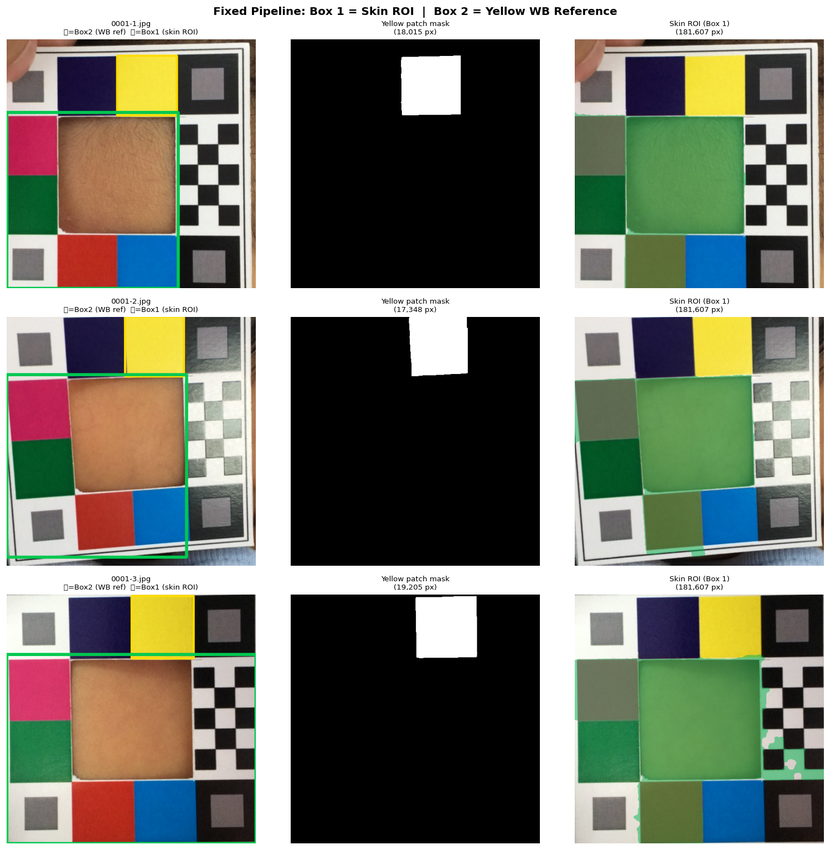
#> input picture Jaundice_All_files/development/diagnostic_v2_visualization.png, 830 x 850 px, shrunk from 1499 x 1534 before the run; its folder holds only this picture in this run
$ python -i extract_skin_regions.py   (imports and definitions only)
#> lines starting #> are read from the running program, lines starting #| are printed output that depends on the picture; after the words box and inside, x2 and y2 are one past the last pixel; in counts of white or black regions, pixels touching at a corner belong together
import cv2
import numpy as np
import os

def extract_skin_region(image_path, output_path):
#> called with output_path = 'out.png'
    img = cv2.imread(image_path)
#> img is the input picture: shape (850, 830, 3); mean B, G, R 110.8, 123.2, 120.9
    if img is None:
        print(f"Failed to read {image_path}")
        return

    # Convert to HSV for better color segmentation
    hsv = cv2.cvtColor(img, cv2.COLOR_BGR2HSV)
#> hsv: shape (850, 830, 3); mean H, S, V 28.2, 56, 135.6
    # Define range for white color (the inner rectangle border)
    lower_white = np.array([0, 0, 200])
    upper_white = np.array([180, 40, 255])
    mask = cv2.inRange(hsv, lower_white, upper_white)
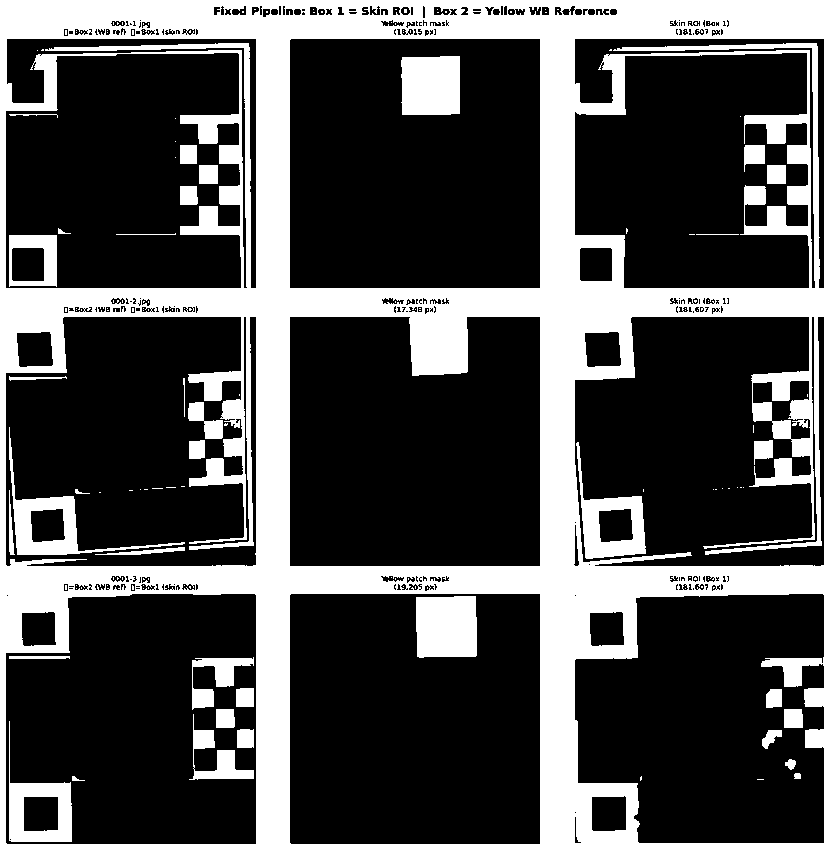
#> mask: shape (850, 830); 30.2% white; 173 white regions (137 under 20 px), largest, box (x1, y1, x2, y2) and area: (0, 0, 830, 850) 186950, (416, 596, 477, 658) 3641, (401, 56, 460, 115) 3387

    # Find contours in the mask
    contours, _ = cv2.findContours(mask, cv2.RETR_EXTERNAL, cv2.CHAIN_APPROX_SIMPLE)
#> contours = [[[0, 0], [0, 849], [829, 849], [829, 0]]]
    if not contours:
        print(f"No white region found in {image_path}")
        return
    # Find the largest white contour (should be the inner rectangle)
    largest_contour = max(contours, key=cv2.contourArea)
#> largest_contour = [[0, 0], [0, 849], [829, 849], [829, 0]]
    x, y, w, h = cv2.boundingRect(largest_contour)
#> x = 0; y = 0; w = 830; h = 850

    # Slightly shrink the bounding box to avoid white border
    shrink = 5
    x1 = x + shrink
#> x1 = 5
    y1 = y + shrink
#> y1 = 5
    x2 = x + w - shrink
#> x2 = 825
    y2 = y + h - shrink
#> y2 = 845
    # Check for valid crop coordinates
    if x2 <= x1 or y2 <= y1:
        print(f"Invalid crop region for {image_path}")
        return
    skin_crop = img[y1:y2, x1:x2]
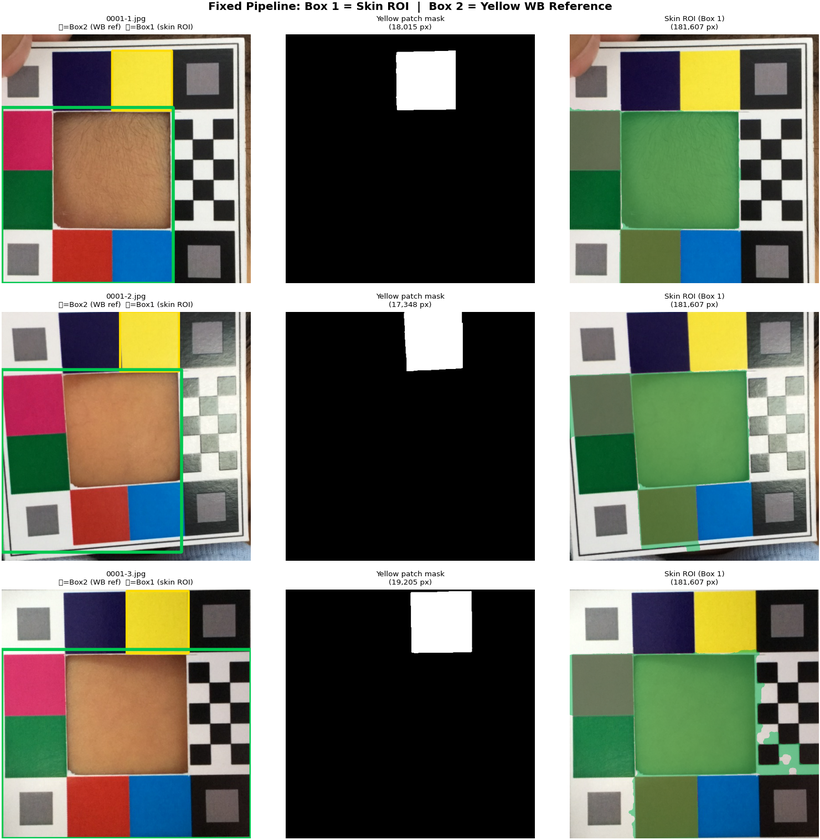
#> skin_crop: shape (840, 820, 3); mean B, G, R 107.3, 120, 117.7
    # Check if crop is empty
    if skin_crop.size == 0:
        print(f"Empty crop for {image_path}")
        return
    cv2.imwrite(output_path, skin_crop)


def process_all_images(input_folder, output_folder):
    for fname in os.listdir(input_folder):
        if fname.lower().endswith(('.jpg', '.jpeg', '.png')):
            in_path = os.path.join(input_folder, fname)
            out_path = os.path.join(output_folder, fname)
            extract_skin_region(in_path, out_path)


# [6 lines not run here, left out]

>>> result = extract_skin_region('development/diagnostic_v2_visualization.png', 'out.png')

$ run again, on Jaundice_All_files/development/diagnostic_visualization.png
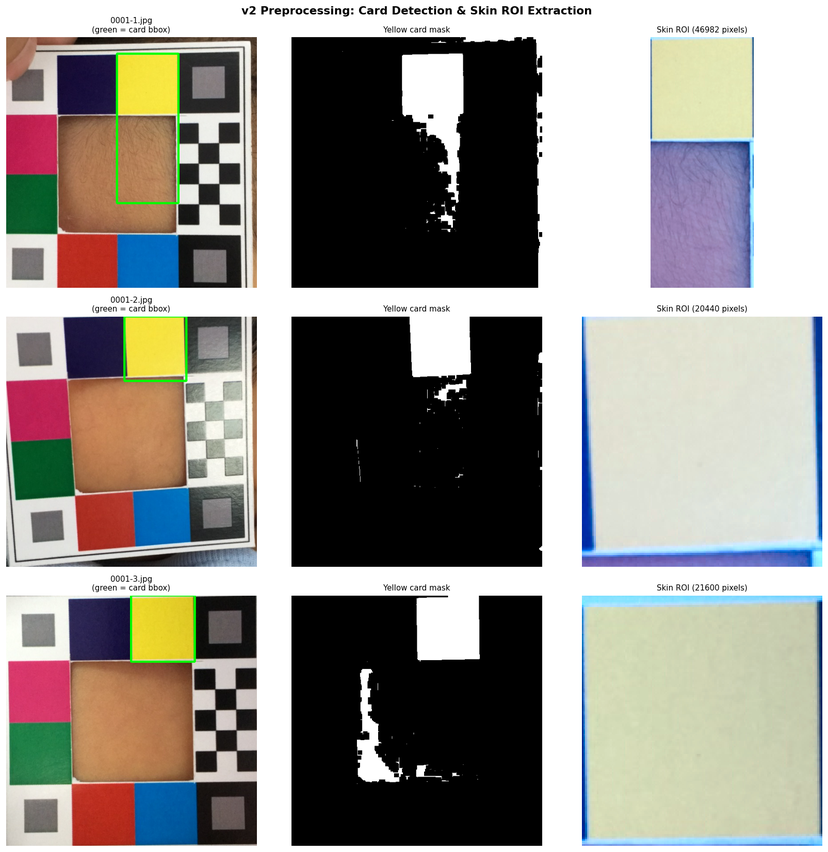
#> input picture Jaundice_All_files/development/diagnostic_visualization.png, 828 x 852 px, shrunk from 1605 x 1652 before the run
#> in extract_skin_region, img is the input picture: shape (852, 828, 3); mean B, G, R 139.2, 145.2, 148.4
#> hsv: shape (852, 828, 3); mean H, S, V 25.3, 39.7, 157.7
#> in extract_skin_region, `mask = cv2.inRange(hsv, lower_white, upper_white)`:
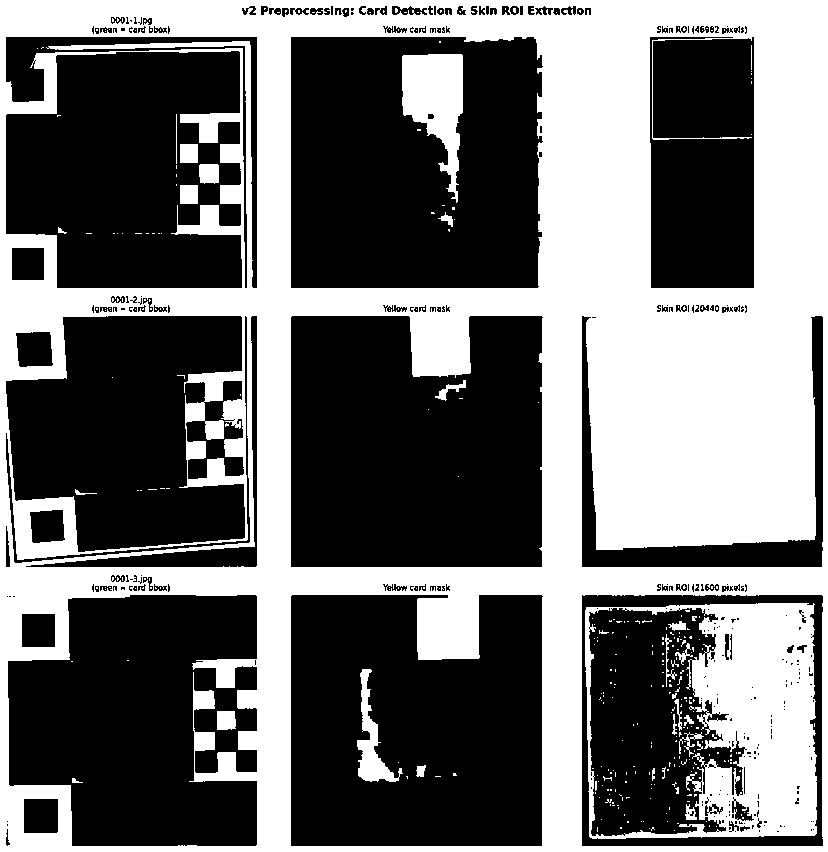
#> mask: shape (852, 828); 43.2% white; 354 white regions (324 under 20 px), largest, box (x1, y1, x2, y2) and area: (0, 0, 828, 852) 268029, (585, 603, 817, 839) 26169, (402, 54, 463, 203) 5088
#> contours = [[[0, 0], [0, 851], [827, 851], [827, 0]]]
#> largest_contour = [[0, 0], [0, 851], [827, 851], [827, 0]]
#> x = 0; w = 828; h = 852
#> x1 = 5
#> x2 = 823
#> y2 = 847
#> in extract_skin_region, `skin_crop = img[y1:y2, x1:x2]`:
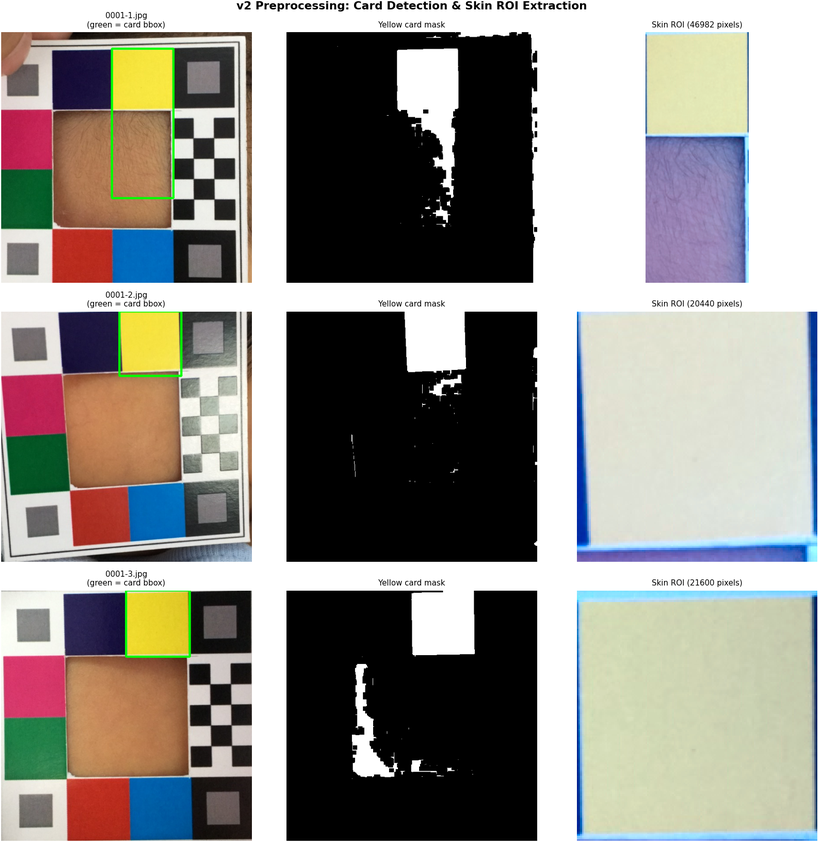
#> skin_crop: shape (842, 818, 3); mean B, G, R 136.4, 142.5, 145.8

$ run again, on Jaundice_All_files/development/pipeline_visualization.png
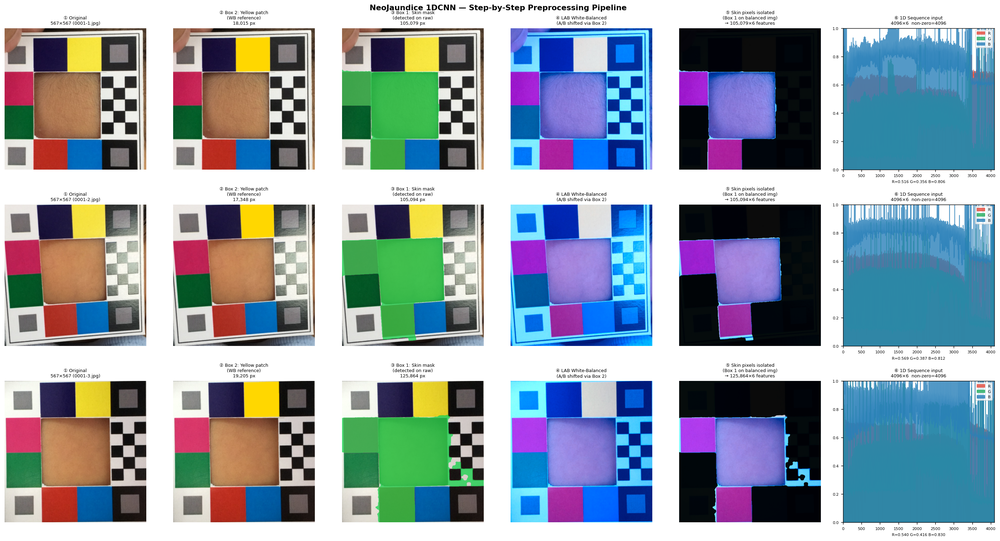
#> input picture Jaundice_All_files/development/pipeline_visualization.png, 1000 x 541 px, shrunk from 2830 x 1531 before the run
#> in extract_skin_region, img is the input picture: shape (541, 1000, 3); mean B, G, R 169.3, 159.2, 146.2
#> hsv: shape (541, 1000, 3); mean H, S, V 54.5, 96.6, 187.5
#> in extract_skin_region, `mask = cv2.inRange(hsv, lower_white, upper_white)`:
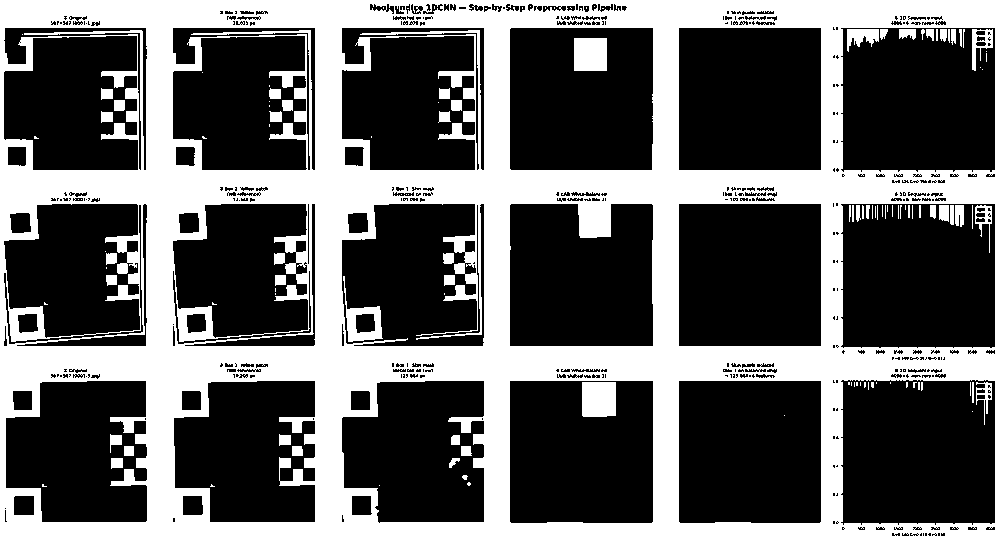
#> mask: shape (541, 1000); 37.8% white; 130 white regions (75 under 20 px), largest, box (x1, y1, x2, y2) and area: (0, 0, 1000, 541) 195468, (582, 382, 616, 417) 1180, (574, 38, 607, 71) 1089
#> contours = [[[0, 0], [0, 540], [999, 540], [999, 0]]]
#> largest_contour = [[0, 0], [0, 540], [999, 540], [999, 0]]
#> x = 0; w = 1000; h = 541
#> x1 = 5
#> x2 = 995
#> y2 = 536
#> in extract_skin_region, `skin_crop = img[y1:y2, x1:x2]`:
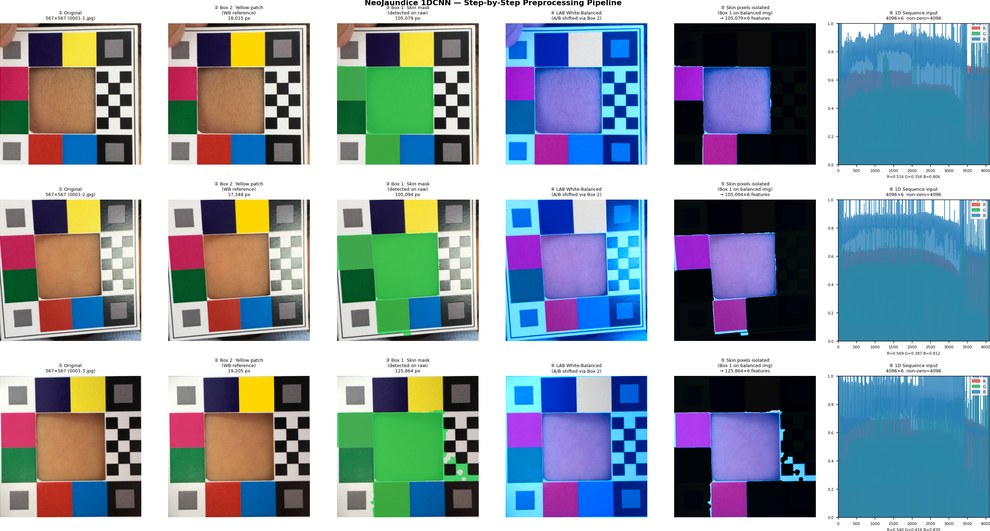
#> skin_crop: shape (531, 990, 3); mean B, G, R 166.9, 156.5, 143
